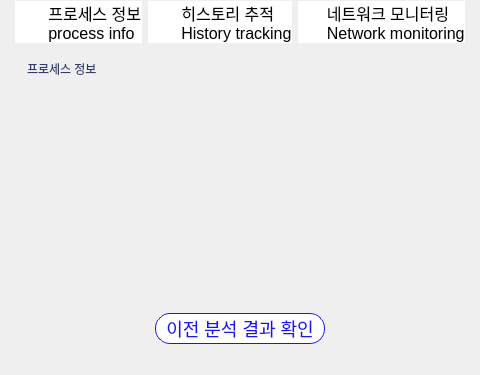
            <widget class="QWidget" name="page_previous_menu">
             <layout class="QVBoxLayout" name="verticalLayout_12">
              <property name="spacing">
               <number>0</number>
              </property>
              <property name="leftMargin">
               <number>0</number>
              </property>
              <property name="topMargin">
               <number>0</number>
              </property>
              <property name="rightMargin">
               <number>0</number>
              </property>
              <property name="bottomMargin">
               <number>0</number>
              </property>
              <item>
               <widget class="QWidget" name="prev_page_frame" native="true">
                <layout class="QVBoxLayout" name="verticalLayout_21">
                 <property name="leftMargin">
                  <number>5</number>
                 </property>
                 <property name="topMargin">
                  <number>0</number>
                 </property>
                 <property name="rightMargin">
                  <number>5</number>
                 </property>
                 <property name="bottomMargin">
                  <number>30</number>
                 </property>
                 <item>
                  <widget class="QFrame" name="prev_btn_group">
                   <property name="maximumSize">
                    <size>
                     <width>16777215</width>
                     <height>140</height>
                    </size>
                   </property>
                   <property name="styleSheet">
                    <string notr="true">* {
	font-size: 16px;
	background-color: transparent;
	text-align: left;
}

QPushButton {
	background-color: #FFFFFF;
	border-radius: 25px;
	padding-left: 20px;
}

QPushButton::hover {
	background-color: rgb(23, 240, 222);
}

QPushButton::checked {
	background-color: #16DBCC;
}</string>
                   </property>
                   <property name="frameShape">
                    <enum>QFrame::StyledPanel</enum>
                   </property>
                   <property name="frameShadow">
                    <enum>QFrame::Raised</enum>
                   </property>
                   <layout class="QHBoxLayout" name="horizontalLayout_6">
                    <property name="topMargin">
                     <number>0</number>
                    </property>
                    <property name="bottomMargin">
                     <number>0</number>
                    </property>
                    <item>
                     <widget class="QPushButton" name="btn_prev_process_2">
                      <property name="maximumSize">
                       <size>
                        <width>250</width>
                        <height>100</height>
                       </size>
                      </property>
                      <property name="text">
                       <string>   프로세스 정보
   process info</string>
                      </property>
                      <property name="icon">
                       <iconset resource="../resources/resources.qrc">
                        <normaloff>:/Icons/images/search_1.png</normaloff>:/Icons/images/search_1.png</iconset>
                      </property>
                      <property name="iconSize">
                       <size>
                        <width>60</width>
                        <height>60</height>
                       </size>
                      </property>
                      <property name="checkable">
                       <bool>true</bool>
                      </property>
                      <property name="autoExclusive">
                       <bool>true</bool>
                      </property>
                     </widget>
                    </item>
                    <item>
                     <widget class="QPushButton" name="btn_prev_history_2">
                      <property name="maximumSize">
                       <size>
                        <width>250</width>
                        <height>100</height>
                       </size>
                      </property>
                      <property name="text">
                       <string>   히스토리 추적
   History tracking</string>
                      </property>
                      <property name="icon">
                       <iconset resource="../resources/resources.qrc">
                        <normaloff>:/Icons/images/eye_1.png</normaloff>:/Icons/images/eye_1.png</iconset>
                      </property>
                      <property name="iconSize">
                       <size>
                        <width>60</width>
                        <height>60</height>
                       </size>
                      </property>
                      <property name="checkable">
                       <bool>true</bool>
                      </property>
                      <property name="autoExclusive">
                       <bool>true</bool>
                      </property>
                     </widget>
                    </item>
                    <item>
                     <widget class="QPushButton" name="btn_prev_network_2">
                      <property name="maximumSize">
                       <size>
                        <width>250</width>
                        <height>100</height>
                       </size>
                      </property>
                      <property name="text">
                       <string>  네트워크 모니터링
  Network monitoring</string>
                      </property>
                      <property name="icon">
                       <iconset resource="../resources/resources.qrc">
                        <normaloff>:/Icons/images/earth_1.png</normaloff>:/Icons/images/earth_1.png</iconset>
                      </property>
                      <property name="iconSize">
                       <size>
                        <width>60</width>
                        <height>60</height>
                       </size>
                      </property>
                      <property name="checkable">
                       <bool>true</bool>
                      </property>
                      <property name="autoExclusive">
                       <bool>true</bool>
                      </property>
                     </widget>
                    </item>
                   </layout>
                  </widget>
                 </item>
                 <item>
                  <widget class="QFrame" name="prev_page_title_frame">
                   <property name="maximumSize">
                    <size>
                     <width>16777215</width>
                     <height>50</height>
                    </size>
                   </property>
                   <property name="styleSheet">
                    <string notr="true">* {
	background-color: transparent;
}

QLabel#prev_page_title {
	background-color: transparent;
	margin: 9px;
	font: 81 18pt &quot;SUIT ExtraBold&quot;;
	color: #333B69;
}</string>
                   </property>
                   <property name="frameShape">
                    <enum>QFrame::StyledPanel</enum>
                   </property>
                   <property name="frameShadow">
                    <enum>QFrame::Raised</enum>
                   </property>
                   <layout class="QVBoxLayout" name="verticalLayout_23">
                    <property name="spacing">
                     <number>0</number>
                    </property>
                    <property name="topMargin">
                     <number>0</number>
                    </property>
                    <property name="bottomMargin">
                     <number>0</number>
                    </property>
                    <item>
                     <widget class="QLabel" name="prev_page_title">
                      <property name="maximumSize">
                       <size>
                        <width>16777215</width>
                        <height>100</height>
                       </size>
                      </property>
                      <property name="text">
                       <string>프로세스 정보</string>
                      </property>
                     </widget>
                    </item>
                   </layout>
                  </widget>
                 </item>
                 <item>
                  <widget class="QStackedWidget" name="prev_stackedWidget">
                   <property name="sizePolicy">
                    <sizepolicy hsizetype="Preferred" vsizetype="Maximum">
                     <horstretch>0</horstretch>
                     <verstretch>0</verstretch>
                    </sizepolicy>
                   </property>
                   <property name="maximumSize">
                    <size>
                     <width>16777215</width>
                     <height>700</height>
                    </size>
                   </property>
                   <property name="styleSheet">
                    <string notr="true">QLabel#prev_page_title_2 {
	background-color: transparent;
	margin: 9px;
	font: 81 18pt &quot;SUIT ExtraBold&quot;;
	color: #333B69;
}
QFrame#prev_table_frame {
	border-radius: 20px;
	margin-bottom: 20px;
	margin-left: 10px;
	margin-right: 10px;
}
</string>
                   </property>
                   <property name="currentIndex">
                    <number>0</number>
                   </property>
                   <widget class="QWidget" name="prev_process_page">
                    <property name="styleSheet">
                     <string notr="true">QFrame#prev_table_frame_1 {
	border-radius: 25px;
	margin: 0px 10px 0px 10px;
}

#prev_table_frame_2 {
	background-color: transparent;
}</string>
                    </property>
                    <layout class="QVBoxLayout" name="verticalLayout_22">
                     <property name="spacing">
                      <number>0</number>
                     </property>
                     <property name="leftMargin">
                      <number>15</number>
                     </property>
                     <property name="topMargin">
                      <number>0</number>
                     </property>
                     <property name="rightMargin">
                      <number>15</number>
                     </property>
                     <property name="bottomMargin">
                      <number>0</number>
                     </property>
                     <item>
                      <widget class="QFrame" name="prev_table_frame_1">
                       <property name="sizePolicy">
                        <sizepolicy hsizetype="Preferred" vsizetype="Expanding">
                         <horstretch>0</horstretch>
                         <verstretch>0</verstretch>
                        </sizepolicy>
                       </property>
                       <property name="styleSheet">
                        <string notr="true">#prev_table {
	background-color: transparent;
	margin-top: 5px;
}</string>
                       </property>
                       <property name="frameShape">
                        <enum>QFrame::StyledPanel</enum>
                       </property>
                       <property name="frameShadow">
                        <enum>QFrame::Raised</enum>
                       </property>
                       <layout class="QVBoxLayout" name="verticalLayout_4">
                        <property name="spacing">
                         <number>0</number>
                        </property>
                        <property name="leftMargin">
                         <number>18</number>
                        </property>
                        <property name="topMargin">
                         <number>0</number>
                        </property>
                        <property name="rightMargin">
                         <number>18</number>
                        </property>
                        <property name="bottomMargin">
                         <number>0</number>
                        </property>
                        <item>
                         <widget class="QFrame" name="prev_table_frame_2">
                          <property name="styleSheet">
                           <string notr="true"/>
                          </property>
                          <property name="frameShape">
                           <enum>QFrame::StyledPanel</enum>
                          </property>
                          <property name="frameShadow">
                           <enum>QFrame::Raised</enum>
                          </property>
                          <layout class="QHBoxLayout" name="horizontalLayout_27">
                           <item>
                            <widget class="QTableView" name="prev_table">
                             <property name="horizontalScrollBarPolicy">
                              <enum>Qt::ScrollBarAlwaysOff</enum>
                             </property>
                             <property name="editTriggers">
                              <set>QAbstractItemView::NoEditTriggers</set>
                             </property>
                             <property name="tabKeyNavigation">
                              <bool>false</bool>
                             </property>
                             <property name="showDropIndicator" stdset="0">
                              <bool>false</bool>
                             </property>
                             <property name="dragDropOverwriteMode">
                              <bool>false</bool>
                             </property>
                             <property name="selectionMode">
                              <enum>QAbstractItemView::SingleSelection</enum>
                             </property>
                             <property name="selectionBehavior">
                              <enum>QAbstractItemView::SelectRows</enum>
                             </property>
                             <property name="gridStyle">
                              <enum>Qt::NoPen</enum>
                             </property>
                             <attribute name="horizontalHeaderDefaultSectionSize">
                              <number>348</number>
                             </attribute>
                             <attribute name="verticalHeaderVisible">
                              <bool>false</bool>
                             </attribute>
                            </widget>
                           </item>
                          </layout>
                         </widget>
                        </item>
                       </layout>
                      </widget>
                     </item>
                    </layout>
                   </widget>
                   <widget class="QWidget" name="blank_page">
                    <layout class="QGridLayout" name="gridLayout_6">
                     <item row="0" column="0">
                      <widget class="QLabel" name="blank">
                       <property name="styleSheet">
                        <string notr="true">background-color: transparent;</string>
                       </property>
                       <property name="text">
                        <string/>
                       </property>
                      </widget>
                     </item>
                    </layout>
                   </widget>
                  </widget>
                 </item>
                 <item>
                  <widget class="QFrame" name="btn_past_frame">
                   <property name="maximumSize">
                    <size>
                     <width>16777215</width>
                     <height>33</height>
                    </size>
                   </property>
                   <property name="styleSheet">
                    <string notr="true">#btn_past_frame {
	background-color: transparent;
}

#btn_past {
	font-size: 18px;
	padding: 5px;
	background-color: white;
	border-radius: 15px;
	border: 1px solid #1814F3;
	color: #1814F3;
}

#btn_past::hover {
	font-size: 18px;
	padding: 5px;
	background-color: #1814F3;
	border-radius: 15px;
	border: 1px solid #white;
	color: white;
}</string>
                   </property>
                   <property name="frameShape">
                    <enum>QFrame::StyledPanel</enum>
                   </property>
                   <property name="frameShadow">
                    <enum>QFrame::Raised</enum>
                   </property>
                   <layout class="QHBoxLayout" name="horizontalLayout_19">
                    <property name="spacing">
                     <number>0</number>
                    </property>
                    <property name="leftMargin">
                     <number>0</number>
                    </property>
                    <property name="topMargin">
                     <number>0</number>
                    </property>
                    <property name="rightMargin">
                     <number>0</number>
                    </property>
                    <property name="bottomMargin">
                     <number>0</number>
                    </property>
                    <item>
                     <widget class="QPushButton" name="btn_past">
                      <property name="maximumSize">
                       <size>
                        <width>170</width>
                        <height>16777215</height>
                       </size>
                      </property>
                      <property name="text">
                       <string>이전 분석 결과 확인</string>
                      </property>
                     </widget>
                    </item>
                   </layout>
                  </widget>
                 </item>
                </layout>
               </widget>
              </item>
             </layout>
            </widget>
